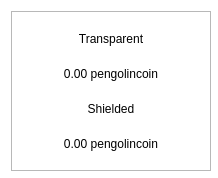
<?xml version="1.0" encoding="UTF-8"?>
<ui version="4.0">
 <class>BalanceBubble</class>
 <widget class="QWidget" name="BalanceBubble">
  <property name="geometry">
   <rect>
    <x>0</x>
    <y>0</y>
    <width>218</width>
    <height>178</height>
   </rect>
  </property>
  <property name="minimumSize">
   <size>
    <width>218</width>
    <height>178</height>
   </size>
  </property>
  <property name="maximumSize">
   <size>
    <width>250</width>
    <height>178</height>
   </size>
  </property>
  <property name="windowTitle">
   <string>Form</string>
  </property>
  <property name="styleSheet">
   <string notr="true">#BalanceBubble{
background-color:transparent
}</string>
  </property>
  <layout class="QVBoxLayout" name="verticalLayout_2">
   <property name="spacing">
    <number>0</number>
   </property>
   <item>
    <widget class="QFrame" name="frame">
     <property name="minimumSize">
      <size>
       <width>200</width>
       <height>160</height>
      </size>
     </property>
     <property name="maximumSize">
      <size>
       <width>250</width>
       <height>160</height>
      </size>
     </property>
     <property name="styleSheet">
      <string notr="true"/>
     </property>
     <property name="frameShape">
      <enum>QFrame::StyledPanel</enum>
     </property>
     <property name="frameShadow">
      <enum>QFrame::Raised</enum>
     </property>
     <property name="lineWidth">
      <number>10</number>
     </property>
     <layout class="QVBoxLayout" name="verticalLayout">
      <property name="spacing">
       <number>0</number>
      </property>
      <item>
       <layout class="QHBoxLayout" name="horizontalLayout">
        <item>
         <widget class="QLabel" name="lblFirst">
          <property name="styleSheet">
           <string notr="true"/>
          </property>
          <property name="text">
           <string>Transparent</string>
          </property>
          <property name="alignment">
           <set>Qt::AlignCenter</set>
          </property>
         </widget>
        </item>
       </layout>
      </item>
      <item>
       <widget class="QLabel" name="textTransparent">
        <property name="styleSheet">
         <string notr="true"/>
        </property>
        <property name="text">
         <string>0.00 pengolincoin</string>
        </property>
        <property name="alignment">
         <set>Qt::AlignCenter</set>
        </property>
       </widget>
      </item>
      <item>
       <widget class="QLabel" name="lblSecond">
        <property name="styleSheet">
         <string notr="true"/>
        </property>
        <property name="text">
         <string>Shielded</string>
        </property>
        <property name="alignment">
         <set>Qt::AlignCenter</set>
        </property>
       </widget>
      </item>
      <item>
       <widget class="QLabel" name="textShielded">
        <property name="styleSheet">
         <string notr="true"/>
        </property>
        <property name="text">
         <string>0.00 pengolincoin</string>
        </property>
        <property name="alignment">
         <set>Qt::AlignCenter</set>
        </property>
       </widget>
      </item>
     </layout>
    </widget>
   </item>
  </layout>
 </widget>
 <resources/>
 <connections/>
</ui>
